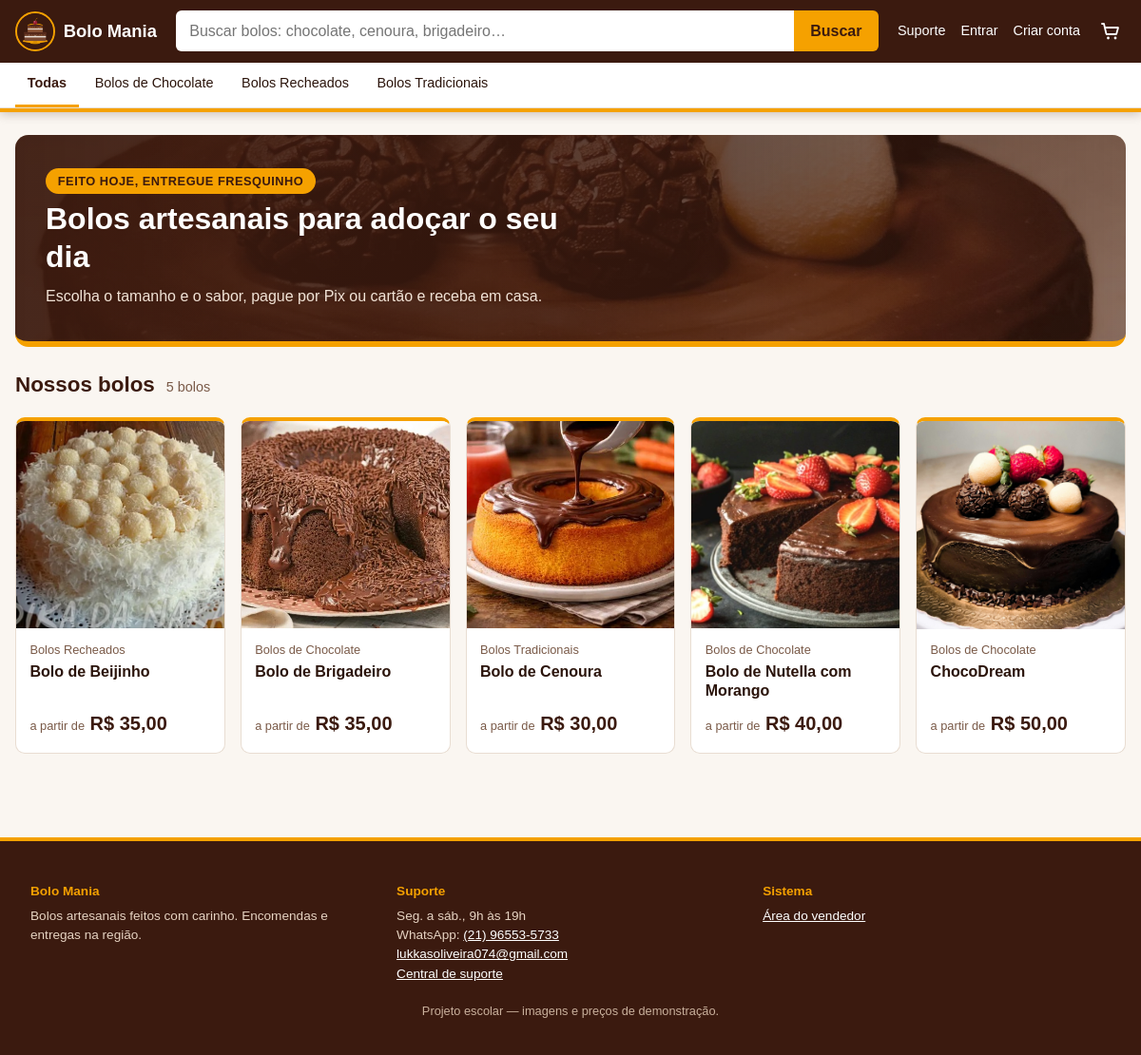
Screenshot of /index.php?controller=loja&action=index with the database file from the repository.
### tables this page shows
CREATE TABLE `categoria` (
  `id` int(11) NOT NULL AUTO_INCREMENT,
  `nome` varchar(100) NOT NULL,
  `ativo` tinyint(1) NOT NULL DEFAULT 1,
  PRIMARY KEY (`id`)
);

CREATE TABLE `produto` (
  `id` int(11) NOT NULL AUTO_INCREMENT,
  `categoria_id` int(11) NOT NULL,
  `nome` varchar(100) NOT NULL,
  `descricao` text DEFAULT NULL,
  `ativo` tinyint(1) NOT NULL DEFAULT 1,
  PRIMARY KEY (`id`),
  KEY `fk_produto_categoria` (`categoria_id`),
  CONSTRAINT `fk_produto_categoria` FOREIGN KEY (`categoria_id`) REFERENCES `categoria` (`id`) ON UPDATE CASCADE
);

### controllers/SiteBaseController.php (called while the page is built, shortened)
<?php
require_once __DIR__ . '/../models/Vitrine.php';
require_once __DIR__ . '/../models/Carrinho.php';
abstract class SiteBaseController
{
    protected function render(string $view, array $dados = [], string $titulo = 'Bolo Mania'): void
    {
        $carrinho = new Carrinho();
        $layout = [
            'titulo'        => $titulo,
            'categorias'    => (new Vitrine())->categoriasAtivas(),
            'qtdCarrinho'   => $carrinho->contar(),
            'clienteNome'   => $_SESSION['cliente_nome'] ?? null,
            'flashes'       => pegarFlashes(),
            'buscaAtual'    => trim($_GET['q'] ?? ''),
            'categoriaAtual' => (int) ($_GET['categoria_id'] ?? 0),
        ];
        extract($layout);
        extract($dados);
        require BASE_PATH . '/views/site/_header.php';
        require BASE_PATH . '/views/site/' . $view . '.php';
        require BASE_PATH . '/views/site/_footer.php';
    }
}

### controllers/LojaController.php (called while the page is built, shortened)
<?php
require_once __DIR__ . '/SiteBaseController.php';
class LojaController extends SiteBaseController
{
    public function index(): void
    {
        $vitrine = new Vitrine();
        $filtros = [
            'categoria_id' => (int) ($_GET['categoria_id'] ?? 0),
            'busca'        => trim($_GET['q'] ?? ''),
        ];
        $total = $vitrine->contar($filtros);
        $paginas = max(1, (int) ceil($total / self::POR_PAGINA));
        $pagina = min($paginas, max(1, (int) ($_GET['pagina'] ?? 1)));
        $produtos = $vitrine->listar($filtros, self::POR_PAGINA, ($pagina - 1) * self::POR_PAGINA);
        $categoriaAtual = null;
        foreach ($vitrine->categoriasAtivas() as $c) {
            if ((int) $c['id'] === $filtros['categoria_id']) {
                $categoriaAtual = $c;
            }
        }
        $this->render('home', [
            'produtos'       => $produtos,
            'total'          => $total,
            'pagina'         => $pagina,
            'paginas'        => $paginas,
            'filtros'        => $filtros,
            'categoriaNome'  => $categoriaAtual['nome'] ?? null,
        ], 'Bolo Mania — Bolos artesanais');
    }
}

### index.php (called while the page is built, shortened)
<?php
require_once __DIR__ . '/config/db.php';
$controller = $_GET['controller'] ?? 'auth';
$action = $_GET['action'] ?? (
    $controller === 'auth' ? 'form' : 'index'
);
switch ($controller) {
    case 'loja':
        require_once __DIR__ . '/config/helpers.php';
        require_once __DIR__ . '/controllers/LojaController.php';
        $c = new LojaController();
        break;
}
$c->$action();

### config/helpers.php (called while the page is built, shortened)
<?php
function e($valor): string
{
    return htmlspecialchars((string) $valor, ENT_QUOTES | ENT_SUBSTITUTE, 'UTF-8');
}
function moeda($valor): string
{
    return "R$\u{00A0}" . number_format((float) $valor, 2, ',', '.');
}
function url(string $controller, string $action = 'index', array $params = []): string
{
    $query = array_merge(['controller' => $controller, 'action' => $action], $params);
    return 'index.php?' . http_build_query($query);
}

### config/db.php (called while the page is built)
<?php
class Database
{
    private static $conn = null;
    public static function getConnection()
    {
        if (self::$conn === null) {
            self::$conn = new PDO(
                "mysql:host=localhost;dbname=bolomania;charset=utf8mb4",
                "root",
                "",
                [
                    PDO::ATTR_ERRMODE => PDO::ERRMODE_EXCEPTION,
                    PDO::ATTR_DEFAULT_FETCH_MODE => PDO::FETCH_ASSOC
                ]
            );
        }
        return self::$conn;
    }
}

### models/Vitrine.php (called while the page is built, shortened)
<?php
require_once __DIR__ . '/../config/db.php';
class Vitrine
{
    private PDO $db;
    public function __construct()
    {
        $this->db = Database::getConnection();
    }
    public function categoriasAtivas(): array
    {
        return $this->db->query("
            SELECT DISTINCT c.id, c.nome
            FROM categoria c
            JOIN produto p ON p.categoria_id = c.id AND p.ativo = 1
            JOIN variacao v ON v.produto_id = p.id
            WHERE c.ativo = 1
            ORDER BY c.nome
        ")->fetchAll();
    }
    public function listar(array $filtros = [], ?int $limite = null, int $offset = 0): array
    {
        [$where, $params] = $this->montarFiltro($filtros);
        $sql = "SELECT p.id, p.nome, p.descricao, p.categoria_id, c.nome AS categoria_nome,
                       MIN(v.preco) AS preco_min,
                       COALESCE(SUM(e.quantidade), 0) AS estoque_total
                FROM produto p
                JOIN categoria c ON c.id = p.categoria_id
                JOIN variacao v ON v.produto_id = p.id
                LEFT JOIN estoque e ON e.variacao_id = v.id
                WHERE $where
                GROUP BY p.id, p.nome, p.descricao, p.categoria_id, c.nome
                ORDER BY p.nome";
        if ($limite !== null) {
            $sql .= " LIMIT :limite OFFSET :offset";
        }
        $stmt = $this->db->prepare($sql);
        if ($limite !== null) {
            $stmt->bindValue(':limite', $limite, PDO::PARAM_INT);
            $stmt->bindValue(':offset', $offset, PDO::PARAM_INT);
        }
        $stmt->execute();
        return $stmt->fetchAll();
    }
    public function contar(array $filtros = []): int
    {
        [$where, $params] = $this->montarFiltro($filtros);
        $sql = "SELECT COUNT(DISTINCT p.id)
                FROM produto p
                JOIN categoria c ON c.id = p.categoria_id
                JOIN variacao v ON v.produto_id = p.id
                WHERE $where";
        $stmt = $this->db->prepare($sql);
        $stmt->execute();
        return (int) $stmt->fetchColumn();
    }
    private function montarFiltro(array $filtros): array
    {
        $where = ["p.ativo = 1", "c.ativo = 1"];
        $params = [];
        return [implode(' AND ', $where), $params];
    }
}

### models/Carrinho.php (called while the page is built, shortened)
<?php
require_once __DIR__ . '/Vitrine.php';
class Carrinho
{
    public function contar(): int
    {
        $total = 0;
        return $total;
    }
}

### views/site/home.php (the view, shortened to what this page needs)
<?php
$titulo_lista = $filtros['busca'] !== ''
    ? 'Resultados para “' . $filtros['busca'] . '”'
    : ($categoriaNome ?? 'Nossos bolos');
?>
<?php if ($filtros['busca'] === '' && !$filtros['categoria_id'] && $pagina === 1): ?>
<section class="destaque">
  <div>
    <p class="destaque__selo">Feito hoje, entregue fresquinho</p>
    <h1>Bolos artesanais para adoçar o seu dia</h1>
    <p>Escolha o tamanho e o sabor, pague por Pix ou cartão e receba em casa.</p>
  </div>
</section>
<?php endif; ?>
<section class="lista-cabecalho">
  <h2 class="lista-cabecalho__titulo"><?= e($titulo_lista) ?></h2>
  <p class="lista-cabecalho__total"><?= (int) $total ?> <?= $total === 1 ? 'bolo' : 'bolos' ?></p>
</section>
<?php if (!$produtos): ?>
  <div class="vazio">
    <p>Nenhum bolo encontrado.</p>
    <p>Tente outro termo de busca ou volte para a vitrine completa.</p>
    <a class="botao botao--secundario" href="<?= e(url('loja', 'index')) ?>">Ver todos os bolos</a>
  </div>
<?php else: ?>
  <ul class="grade">
    <?php foreach ($produtos as $p): $esgotado = (int) $p['estoque_total'] <= 0; ?>
      <li class="card">
        <a class="card__link" href="<?= e(url('loja', 'produto', ['id' => $p['id']])) ?>">
          <div class="card__foto">
            <img src="<?= e($p['imagem']) ?>" alt="<?= e($p['nome']) ?>" loading="lazy" width="400" height="400">
          </div>
          <div class="card__corpo">
            <span class="card__categoria"><?= e($p['categoria_nome']) ?></span>
            <h2 class="card__nome"><?= e($p['nome']) ?></h2>
            <p class="card__preco"><small>a partir de</small> <?= e(moeda($p['preco_min'])) ?></p>
          </div>
        </a>
      </li>
    <?php endforeach; ?>
  </ul>
<?php endif; ?>

### views/site/_header.php (shortened to what this page needs)
<!DOCTYPE html>
<html lang="pt-BR">
<head>
  <link rel="stylesheet" href="public/assets/css/loja.css?v=7">
</head>
<body>
<header class="topo">
  <div class="topo__interno">
    <a class="marca" href="<?= e(url('loja', 'index')) ?>" aria-label="Bolo Mania — página inicial">
      <img class="marca__icone" src="public/imagem/logo.png?v=3" alt="" width="42" height="42">
      <span>Bolo Mania</span>
    </a>
    <form class="busca" action="index.php" method="get" role="search">
      <input id="busca-q" type="search" name="q" value="<?= e($buscaAtual) ?>" placeholder="Buscar bolos: chocolate, cenoura, brigadeiro…" maxlength="100">
      <button type="submit">Buscar</button>
    </form>
    <nav class="conta" aria-label="Minha conta">
      <a href="<?= e(url('loja', 'contato')) ?>">Suporte</a>
      <?php if ($clienteNome): ?>
        <a href="<?= e(url('conta', 'meusDados')) ?>">Olá, <?= e(explode(' ', trim($clienteNome))[0]) ?></a>
        <a href="<?= e(url('pedido', 'meusPedidos')) ?>">Meus pedidos</a>
        <form class="conta__sair" action="<?= e(url('conta', 'logout')) ?>" method="post">
          <?= csrfCampo() ?>
          <button type="submit" class="link">Sair</button>
        </form>
      <?php else: ?>
        <a href="<?= e(url('conta', 'login')) ?>">Entrar</a>
        <a href="<?= e(url('conta', 'cadastro')) ?>">Criar conta</a>
      <?php endif; ?>
      <a class="carrinho-link" href="<?= e(url('carrinho', 'index')) ?>" aria-label="Carrinho, <?= (int) $qtdCarrinho ?> item(ns)">
      </a>
    </nav>
  </div>
  <nav class="categorias" aria-label="Categorias">
    <div class="categorias__interno">
      <a href="<?= e(url('loja', 'index')) ?>" class="<?= !$categoriaAtual ? 'ativa' : '' ?>">Todas</a>
      <?php foreach ($categorias as $cat): ?>
        <a href="<?= e(url('loja', 'index', ['categoria_id' => $cat['id']])) ?>"
           class="<?= (int) $cat['id'] === (int) $categoriaAtual ? 'ativa' : '' ?>"
           <?= (int) $cat['id'] === (int) $categoriaAtual ? 'aria-current="page"' : '' ?>><?= e($cat['nome']) ?></a>
      <?php endforeach; ?>
    </div>
  </nav>
</header>
<main id="conteudo" class="pagina">

### views/site/_footer.php (shortened to what this page needs)
</main>
<footer class="rodape">
  <div class="rodape__interno">
    <div>
      <strong>Bolo Mania</strong>
      <p>Bolos artesanais feitos com carinho. Encomendas e entregas na região.</p>
    </div>
    <div>
      <strong>Suporte</strong>
      <p>Seg. a sáb., 9h às 19h<br>
        WhatsApp: <a href="https://wa.me/5521965535733" target="_blank" rel="noopener">(21) 96553-5733</a><br>
        <a href="mailto:lukkasoliveira074@gmail.com">lukkasoliveira074@gmail.com</a></p>
      <p><a href="index.php?controller=loja&amp;action=contato">Central de suporte</a></p>
    </div>
    <div>
      <strong>Sistema</strong>
      <p><a href="index.php?controller=auth&amp;action=form">Área do vendedor</a></p>
    </div>
  </div>
  <p class="rodape__nota">Projeto escolar — imagens e preços de demonstração.</p>
</footer>
</body>
</html>

### rows the page displays
categoria: nome "Bolos de Chocolate"
categoria: nome "Bolos Recheados"
categoria: nome "Bolos Tradicionais"
produto: shows a picture, categoria.nome "Bolos Recheados", nome "Bolo de Beijinho", preco_min "R$ 35,00"
produto: shows a picture, categoria.nome "Bolos de Chocolate", nome "Bolo de Brigadeiro", preco_min "R$ 35,00"
produto: shows a picture, categoria.nome "Bolos Tradicionais", nome "Bolo de Cenoura", preco_min "R$ 30,00"
produto: shows a picture, categoria.nome "Bolos de Chocolate", nome "Bolo de Nutella com Morango", preco_min "R$ 40,00"
produto: shows a picture, categoria.nome "Bolos de Chocolate", nome "ChocoDream", preco_min "R$ 50,00"

### other values shown
$titulo_lista "Nossos bolos"
$total "5"
